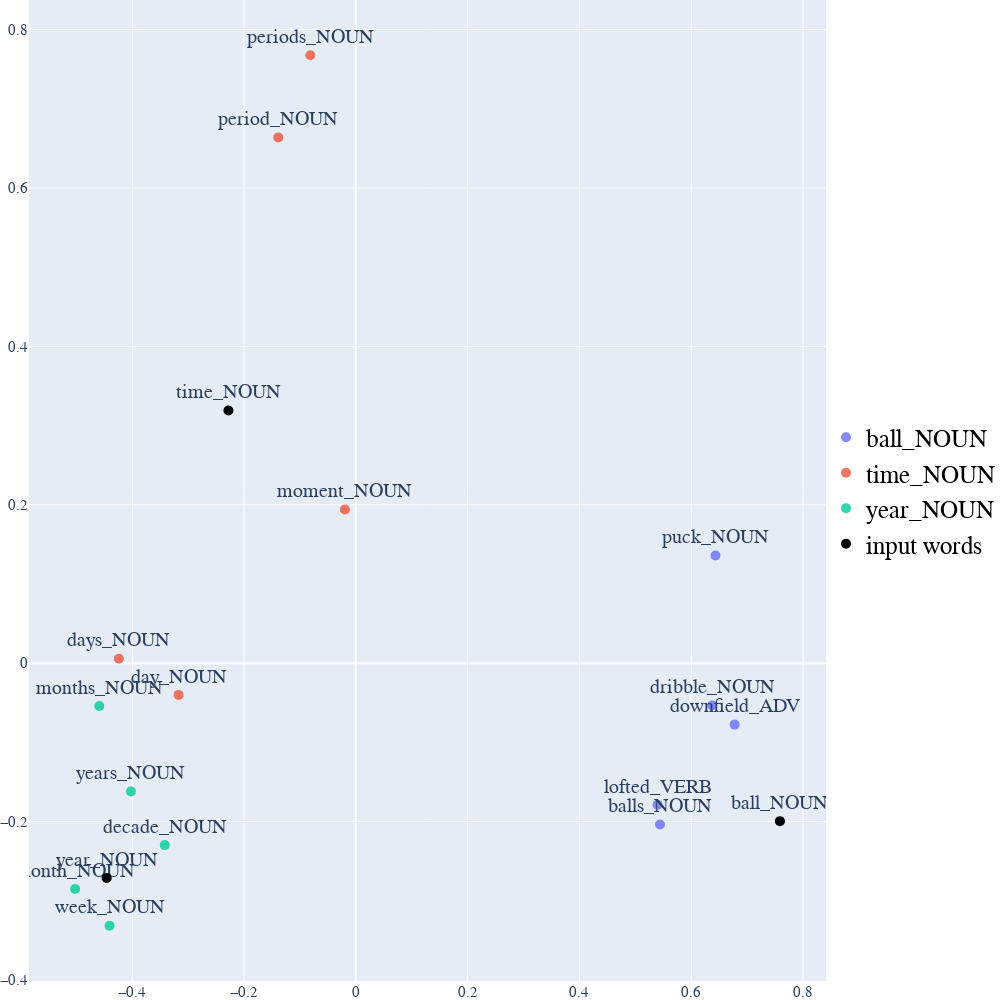

This figure's notebook cell:
### Markdown cell above
### Plotanje tehnikom PCA u 2 dimenzije:

### Code cell
def display_pca_scatterplot_2D(model, user_input=None, words=None, label=None, color_map=None, topn=5, sample=10):

    if words == None:
        if sample > 0:
            words = np.random.choice(list(model.vocab.keys()), sample)
        else:
            words = [ word for word in model.vocab ]
    
    word_vectors = np.array([model[w] for w in words])
    
    two_dim = PCA(random_state=0).fit_transform(word_vectors)[:,:2]
    data = []
    count = 0
    
    for i in range (len(user_input)):

                trace = go.Scatter(
                    x = two_dim[count:count+topn,0], 
                    y = two_dim[count:count+topn,1],  
                    text = words[count:count+topn],
                    name = user_input[i],
                    textposition = "top center",
                    textfont_size = 20,
                    mode = 'markers+text',
                    marker = {
                        'size': 10,
                        'opacity': 0.8,
                        'color': 2
                    }
       
                )
                
                data.append(trace)
                count = count+topn

    trace_input = go.Scatter(
                    x = two_dim[count:,0], 
                    y = two_dim[count:,1],  
                    text = words[count:],
                    name = 'input words',
                    textposition = "top center",
                    textfont_size = 20,
                    mode = 'markers+text',
                    marker = {
                        'size': 10,
                        'opacity': 1,
                        'color': 'black'
                    }
                    )
  
    data.append(trace_input)
    
# Configure the layout

    layout = go.Layout(
        margin = {'l': 0, 'r': 0, 'b': 0, 't': 0},
        showlegend=True,
        legend=dict(
        x=1,
        y=0.5,
        font=dict(
            family="Courier New",
            size=25,
            color="black"
        )),
        font = dict(
            family = " Courier New ",
            size = 15),
        autosize = False,
        width = 1000,
        height = 1000
        )


    plot_figure = go.Figure(data = data, layout = layout)
    plot_figure.show()
    
display_pca_scatterplot_2D(word_vectors, user_input, similar_word, labels, color_map)

### Figure 1 — Plotly figure (JSON) as saved in the notebook; plotly's stock layout.template omitted (floating-point values rounded to 4 significant figures)
{"data": [{"marker": {"color": 2, "opacity": 0.8, "size": 10}, "mode": "markers+text", "name": "ball_NOUN", "text": ["balls_NOUN", "downfield_ADV", "dribble_NOUN", "puck_NOUN", "lofted_VERB"], "textfont": {"size": 20}, "textposition": "top center", "type": "scatter", "x": [0.5441, 0.6776, 0.6373, 0.6434, 0.5398], "y": [-0.2036, -0.07753, -0.05333, 0.1359, -0.1788]}, {"marker": {"color": 2, "opacity": 0.8, "size": 10}, "mode": "markers+text", "name": "time_NOUN", "text": ["day_NOUN", "moment_NOUN", "days_NOUN", "period_NOUN", "periods_NOUN"], "textfont": {"size": 20}, "textposition": "top center", "type": "scatter", "x": [-0.3172, -0.01959, -0.424, -0.1388, -0.08147], "y": [-0.04002, 0.194, 0.005695, 0.6638, 0.7675]}, {"marker": {"color": 2, "opacity": 0.8, "size": 10}, "mode": "markers+text", "name": "year_NOUN", "text": ["month_NOUN", "week_NOUN", "months_NOUN", "decade_NOUN", "years_NOUN"], "textfont": {"size": 20}, "textposition": "top center", "type": "scatter", "x": [-0.5022, -0.4406, -0.459, -0.3418, -0.4023], "y": [-0.2851, -0.3314, -0.05394, -0.2296, -0.162]}, {"marker": {"color": "black", "opacity": 1, "size": 10}, "mode": "markers+text", "name": "input words", "text": ["ball_NOUN", "time_NOUN", "year_NOUN"], "textfont": {"size": 20}, "textposition": "top center", "type": "scatter", "x": [0.7586, -0.228, -0.4458], "y": [-0.1994, 0.319, -0.2712]}], "layout": {"autosize": false, "font": {"family": " Courier New ", "size": 15}, "height": 1000, "legend": {"font": {"color": "black", "family": "Courier New", "size": 25}, "x": 1, "y": 0.5}, "margin": {"b": 0, "l": 0, "r": 0, "t": 0}, "showlegend": true, "width": 1000}}
